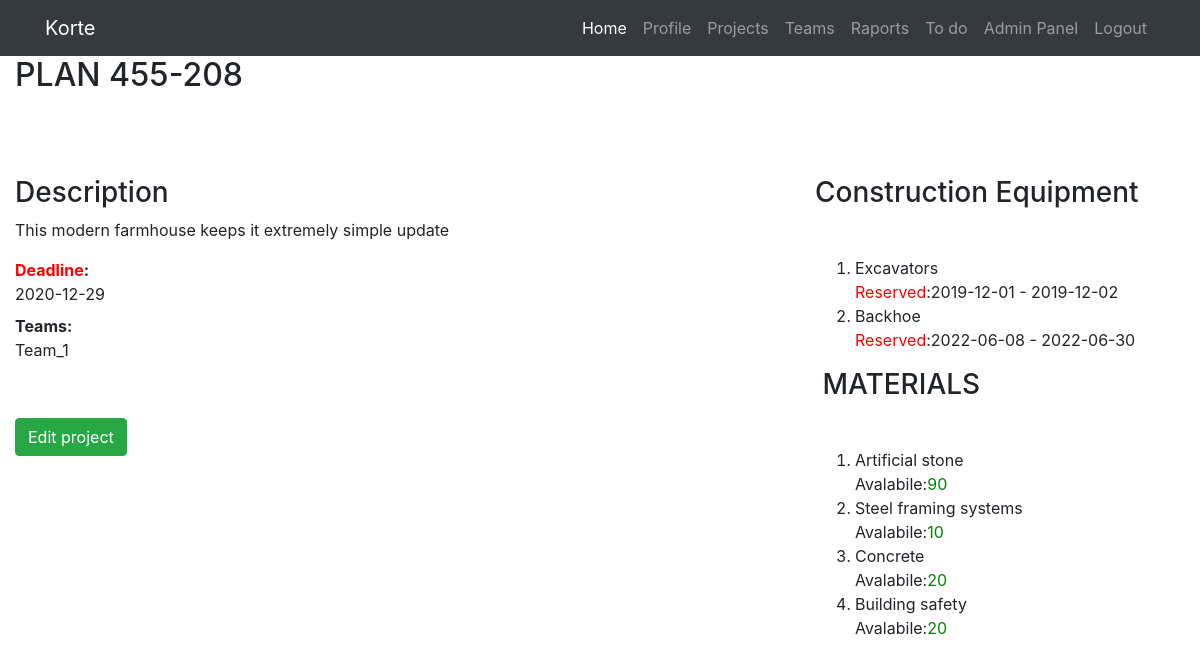
Screenshot of /html/projects_details.php?id=PLAN 455-208 (signed in) with the database file from the repository.
### tables this page shows
CREATE TABLE `PROIECTE` (
  `ID_PROIECT` int(11) NOT NULL,
  `NUME_PROIECT` varchar(20) NOT NULL,
  `DESCRIERE` varchar(2000) DEFAULT NULL,
  `DEADLINE` datetime(6) DEFAULT NULL
);

### php/projects_details_script.php (called while the page is built, shortened)
<?php
	$project_name = $_GET['id'];
	$connection = new mysqli("localhost","admin","Informatica300","Gestiune_Proiecte_Base");
	$data = $connection->query(" SELECT ID_PROIECT,DEADLINE,DESCRIERE FROM PROIECTE WHERE NUME_PROIECT ='$project_name'");
    $row = mysqli_fetch_assoc($data);
    $deadline =substr($row['DEADLINE'],0,10);
    $id_proiect = $row['ID_PROIECT'];
    $descriere = $row['DESCRIERE'];
    $id_materiale = array();
    $cantitate    = array();
    $nume_material = array();
    $data1 = $connection->query(" SELECT ID_MATERIAL,CANTITATE FROM MATERIALE_PROIECT WHERE ID_PROIECT ='$id_proiect'");
    while($row1 = mysqli_fetch_assoc($data1))
    {
    	array_push($id_materiale,$row1['ID_MATERIAL']);
    	array_push($cantitate,$row1['CANTITATE']);
    }
    foreach ($id_materiale as $id_mat) {
     $data2 = $connection->query(" SELECT NUME_MATERIAL FROM MATERIALE WHERE ID_MATERIAL ='$id_mat'");
     $row2 = mysqli_fetch_assoc($data2);
     array_push($nume_material,$row2['NUME_MATERIAL']);
    }
    $materiale =  array_combine($nume_material,$cantitate);
    $id_utilaje = array();
    $data_start = array();
    $data_finish = array();
    $nume_utilaje = array();
     $data3 = $connection->query(" SELECT ID_UTILAJ,DATA_START,DATA_FINISH FROM UTILAJE_PROIECT WHERE ID_PROIECT ='$id_proiect'");
     while($row3 = mysqli_fetch_assoc($data3))
     {
     	array_push($id_utilaje,$row3['ID_UTILAJ']);
     	array_push($data_start,substr($row3['DATA_START'],0,10));
     	array_push($data_finish,substr($row3['DATA_FINISH'],0,10));
     }
     $rezervare_utilaj = array_combine($data_start, $data_finish);
    foreach ($id_utilaje as $id_ut) {
 	$data4 = $connection->query(" SELECT NUME_UTILAJ FROM UTILAJE WHERE ID_UTILAJ ='$id_ut'");
 	$row4 = mysqli_fetch_assoc($data4);
 	array_push($nume_utilaje,$row4['NUME_UTILAJ']);
 	}
 	 $utilaje =  array_combine($nume_utilaje,$data_start);
 	$echipe = array();
	?>

### html/projects_details.php (the view, shortened to what this page needs)
<!DOCTYPE html>
<html lang="en">
<?php
  require '../php/projects_details_script.php';
?>
<head>
  <link href="../vendor/bootstrap/css/bootstrap.min.css" rel="stylesheet">
  <link href="../css/full-width-pics.css" rel="stylesheet">
</head>
<body>
  <nav class="navbar navbar-expand-lg navbar-dark bg-dark fixed-top">
    <div class="container">
      <a class="navbar-brand" href="../html/HomePage.php">Korte</a>
      <div class="collapse navbar-collapse" id="navbarResponsive">
        <ul class="navbar-nav ml-auto">
          <li class="nav-item active">
            <a class="nav-link" href="../html/HomePage.php">Home
            </a>
          </li>
          <li class="nav-item">
            <a class="nav-link" href="../html/Profile.php">Profile</a>
          </li>
          <li class="nav-item">
            <a class="nav-link" href="../html/Projects.php">Projects</a>
          </li>
            <li class="nav-item">
            <a class="nav-link" href="../html/Teams.php">Teams</a>
          </li>
            <li class="nav-item">
            <a class="nav-link" href="../html/Raports.php">Raports</a>
          </li>
            <li class="nav-item">
            <a class="nav-link" href="../html/ToDo.php">To do</a>
          </li>
            <li class="nav-item">
            <a class="nav-link" href="../html/AdminPanel.php">Admin Panel</a>
          </li>
          <li class="nav-item">
            <a class="nav-link" href="../php/logout.php">Logout</a>
          </li>
        </ul>
      </div>
    </div>
  </nav>
<link href="https://maxcdn.bootstrapcdn.com/font-awesome/4.3.0/css/font-awesome.min.css" rel="stylesheet">
<div class="container-fluid primary-content">
  <div class="primary-content-heading clearfix">
    <h2><?php
        echo $project_name;
      ?></h2>
        <hr style="border:1px solid #fff">
  </div>
  <div class="row">
    <div class="col-md-8">
      <div class="project-section general-info">
        <h3>Description</h3>
        <p><?php
          echo $descriere;
          ?></p>
        <div class="row">
          <div class="col-sm-9">
            <dl class="dl-horizontal">
              <dt><font color="red">Deadline</font>:</dt>
              <dd><?php
                   echo $deadline;
                ?></dd>
              <dt>Teams:</dt>
              <dd><span class="label label-success">
                <?php
                  foreach ($echipe as $nume_echipa) {
                  echo $nume_echipa;
                  echo "<br>";
                         }
                  ?></span></dd>
                  <br>
                  <br>
            <?php echo '<dd> <a href ="../html/edit_project.php?id ='.$id_proiect.'"><button type="button" class="btn btn-success">Edit project</button></a></dd>'; ?>
          </div>
          <div class="col-sm-3">
            <div class="status-chart project-progress bottom-30px">
              <div class="pie-chart" data-percent="60"><span class="percent"></span><canvas height="100" width="100"></canvas></div>
            </div>
          </div>
        </div>
      </div>
    </div>
    <div class="col-md-4">
      <div class="widget">
        <div class="widget-header clearfix">
          <h3><i></i> <span>Construction Equipment</span></h3>
          <div class="btn-group widget-header-toolbar">
            <a href="#" title="Expand/Collapse" class="btn btn-link btn-toggle-expand"><i class="fa fa-ios-arrow-up"></i></a>
            <a href="#" title="Remove" class="btn btn-link btn-remove"><i class="fa fa-ios-close-empty"></i></a>
          </div>
        </div>
        <div class="widget-content">
          <ol >
             <?php
             foreach ($utilaje as $nume => $data_s) {
            echo'<li>
                 <span class="todo-text">' .$nume.'</span>
                  <br>
                 <span class="todo-text"> <font color="red">Reserved</font>:'.$data_s.' -</span>
                 <span class="todo-text"> '.$rezervare_utilaj[$data_s].'</span>
            </li>';
          }
           ?>
          </ol>
        </div>
      </div>
      <div class="widget">
        <div class="widget-header clearfix">
          <h3><i class="fa fa-document"></i> <span>MATERIALS</span></h3>
          <div class="btn-group widget-header-toolbar">
            <a href="#" title="Expand/Collapse" class="btn btn-link btn-toggle-expand"><i class="fa fa-ios-arrow-up"></i></a>
            <a href="#" title="Remove" class="btn btn-link btn-remove"><i class="fa fa-ios-close-empty"></i></a>
          </div>
        </div>
        <div class="widget-content">
          <ol >
            <?php
            foreach ($materiale as $nume_mat => $stoc) {
           echo '<li>
                '.$nume_mat.'
                <br>
                Avalabile:<font color="green">'.$stoc.'</font>
            </li>';
          }
          ?>
           </ol>
        </div>
      </div>
    </div>
  </div>
</div>
</body>
</html>

### css/full-width-pics.css (style rules this page uses)
body { padding-top: 56px; }

### rows the page displays
proiecte: DESCRIERE "This modern farmhouse keeps it extremely simple update", DEADLINE "2020-12-29"

### other values shown
$project_name "PLAN 455-208"
$nume_echipa "Team_1"
$nume "Excavators"
$data_s "2019-12-01"
$rezervare_utilaj[$data_s] "2019-12-02"
$nume "Backhoe"
$data_s "2022-06-08"
$rezervare_utilaj[$data_s] "2022-06-30"
$nume_mat "Artificial stone"
$stoc "90"
$nume_mat "Steel framing systems"
$stoc "10"
$nume_mat "Concrete"
$stoc "20"
$nume_mat "Building safety"
